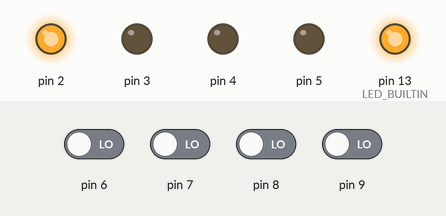
Recording of a program running on a simulated Arduino Uno, built with avr-gcc and run on an emulated ATmega328P. Shown: output pins drawn as LEDs (lit = HIGH). The inputs (shaded band) are chosen by the test bench; at power-on: pin 6–9 LOW.

Above: at 2.2 s.
2.3 s: pin 6 driven HIGH
At 5.8 s:
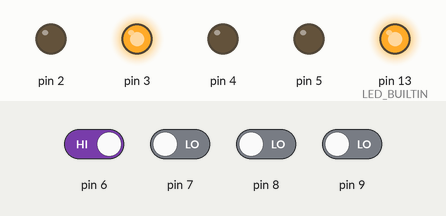
8.4 s: pin 7 driven HIGH
At 11.6 s:
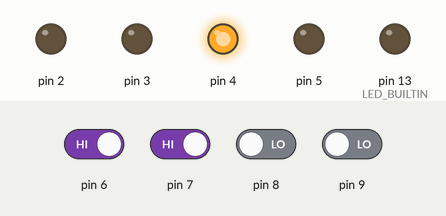
14.5 s: pin 8 driven HIGH
At 17.3 s:
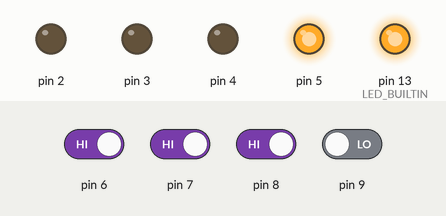
20.5 s: pin 6 driven LOW
At 24.3 s:
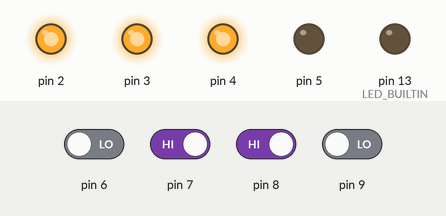
26.5 s: pin 9 driven HIGH
At 30.1 s:
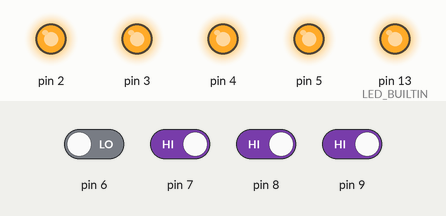
32.5 s: pin 7 driven LOW
At 35.9 s:
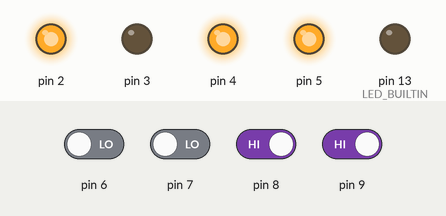
Timing chart, 0 to 39.5 s (numbered marks = the images above; inputs shaded):
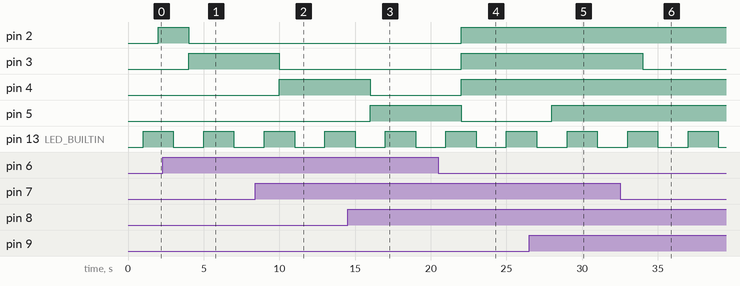

Measured:
- after the input at 2.3 s, pin 2: HIGH → LOW after 1.7 s; pin 3: LOW → HIGH after 1.7 s
- after the input at 8.4 s, pin 3: HIGH → LOW after 1.6 s; pin 4: LOW → HIGH after 1.6 s
- after the input at 14.5 s, pin 4: HIGH → LOW after 1.5 s; pin 5: LOW → HIGH after 1.5 s
- after the input at 20.5 s, pin 2–4: LOW → HIGH after 1.5 s; pin 5: HIGH → LOW after 1.5 s
- after the input at 26.5 s, pin 5: LOW → HIGH after 1.5 s
- after the input at 32.5 s, pin 3: HIGH → LOW after 1.5 s
- by itself, pin 13 (LED_BUILTIN): alternates HIGH for 2.0 s and LOW for 2.0 s

The program:

main.cpp
```cpp
#include<Arduino.h>

int a,b,c,d,A,B,C,D;

void setup(){
pinMode(2,OUTPUT);
pinMode(3,OUTPUT);
pinMode(4,OUTPUT);
pinMode(5,OUTPUT);
pinMode(6,INPUT);
pinMode(7,INPUT);
pinMode(8,INPUT);
pinMode(9,INPUT);
pinMode(LED_BUILTIN,OUTPUT);
digitalWrite(2,LOW);
digitalWrite(3,LOW);
digitalWrite(4,LOW);
digitalWrite(5,LOW);
digitalWrite(LED_BUILTIN,LOW);
delay(1000);
}

void loop(){
if (digitalRead(LED_BUILTIN)==0){
digitalWrite(LED_BUILTIN,HIGH);}
else{
digitalWrite(LED_BUILTIN,LOW);}

//digitalWrite(LED_BUILTIN,HIGH);
delay(1000);

a=digitalRead(6);
b=digitalRead(7);
c=digitalRead(8);
d=digitalRead(9);
//digitalWrite(LED_BUILTIN,LOW);

A=!a;
B=(a&&!b&&!d)||(!a&&b);
C=(!b&&c)||(!a&&c)||(a&&b&&!c);
D=(!a&&d)||(a&&b&&c);

digitalWrite(2,A);
digitalWrite(3,B);
digitalWrite(4,C);
digitalWrite(5,D);

delay(1000);
}
```
